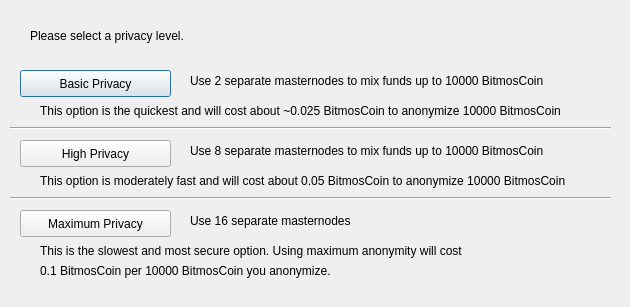
<?xml version="1.0" encoding="UTF-8"?>
<ui version="4.0">
 <class>ObfuscationConfig</class>
 <widget class="QDialog" name="ObfuscationConfig">
  <property name="geometry">
   <rect>
    <x>0</x>
    <y>0</y>
    <width>630</width>
    <height>307</height>
   </rect>
  </property>
  <property name="windowTitle">
   <string>Configure Obfuscation</string>
  </property>
  <widget class="QPushButton" name="buttonBasic">
   <property name="geometry">
    <rect>
     <x>20</x>
     <y>70</y>
     <width>151</width>
     <height>27</height>
    </rect>
   </property>
   <property name="text">
    <string>Basic Privacy</string>
   </property>
  </widget>
  <widget class="QPushButton" name="buttonHigh">
   <property name="geometry">
    <rect>
     <x>20</x>
     <y>140</y>
     <width>151</width>
     <height>27</height>
    </rect>
   </property>
   <property name="text">
    <string>High Privacy</string>
   </property>
  </widget>
  <widget class="QPushButton" name="buttonMax">
   <property name="geometry">
    <rect>
     <x>20</x>
     <y>210</y>
     <width>151</width>
     <height>27</height>
    </rect>
   </property>
   <property name="text">
    <string>Maximum Privacy</string>
   </property>
  </widget>
  <widget class="QLabel" name="label">
   <property name="geometry">
    <rect>
     <x>30</x>
     <y>20</y>
     <width>571</width>
     <height>31</height>
    </rect>
   </property>
   <property name="text">
    <string>Please select a privacy level.</string>
   </property>
  </widget>
  <widget class="QLabel" name="label_2">
   <property name="geometry">
    <rect>
     <x>190</x>
     <y>70</y>
     <width>421</width>
     <height>21</height>
    </rect>
   </property>
   <property name="text">
    <string>Use 2 separate masternodes to mix funds up to 10000 BitmosCoin</string>
   </property>
  </widget>
  <widget class="QLabel" name="label_3">
   <property name="geometry">
    <rect>
     <x>190</x>
     <y>140</y>
     <width>411</width>
     <height>21</height>
    </rect>
   </property>
   <property name="text">
    <string>Use 8 separate masternodes to mix funds up to 10000 BitmosCoin</string>
   </property>
  </widget>
  <widget class="QLabel" name="label_4">
   <property name="geometry">
    <rect>
     <x>190</x>
     <y>210</y>
     <width>421</width>
     <height>21</height>
    </rect>
   </property>
   <property name="text">
    <string>Use 16 separate masternodes</string>
   </property>
  </widget>
  <widget class="QLabel" name="label_6">
   <property name="geometry">
    <rect>
     <x>40</x>
     <y>100</y>
     <width>561</width>
     <height>21</height>
    </rect>
   </property>
   <property name="text">
    <string>This option is the quickest and will cost about ~0.025 BitmosCoin to anonymize 10000 BitmosCoin</string>
   </property>
  </widget>
  <widget class="QLabel" name="label_7">
   <property name="geometry">
    <rect>
     <x>40</x>
     <y>170</y>
     <width>561</width>
     <height>21</height>
    </rect>
   </property>
   <property name="text">
    <string>This option is moderately fast and will cost about 0.05 BitmosCoin to anonymize 10000 BitmosCoin</string>
   </property>
  </widget>
  <widget class="QLabel" name="label_8">
   <property name="geometry">
    <rect>
     <x>40</x>
     <y>240</y>
     <width>561</width>
     <height>21</height>
    </rect>
   </property>
   <property name="text">
    <string>This is the slowest and most secure option. Using maximum anonymity will cost</string>
   </property>
  </widget>
  <widget class="QLabel" name="label_9">
   <property name="geometry">
    <rect>
     <x>40</x>
     <y>260</y>
     <width>561</width>
     <height>21</height>
    </rect>
   </property>
   <property name="text">
    <string>0.1 BitmosCoin per 10000 BitmosCoin you anonymize.</string>
   </property>
  </widget>
  <widget class="Line" name="line">
   <property name="geometry">
    <rect>
     <x>10</x>
     <y>120</y>
     <width>601</width>
     <height>16</height>
    </rect>
   </property>
   <property name="orientation">
    <enum>Qt::Horizontal</enum>
   </property>
  </widget>
  <widget class="Line" name="line_2">
   <property name="geometry">
    <rect>
     <x>10</x>
     <y>190</y>
     <width>601</width>
     <height>16</height>
    </rect>
   </property>
   <property name="orientation">
    <enum>Qt::Horizontal</enum>
   </property>
  </widget>
 </widget>
 <resources/>
 <connections/>
</ui>
